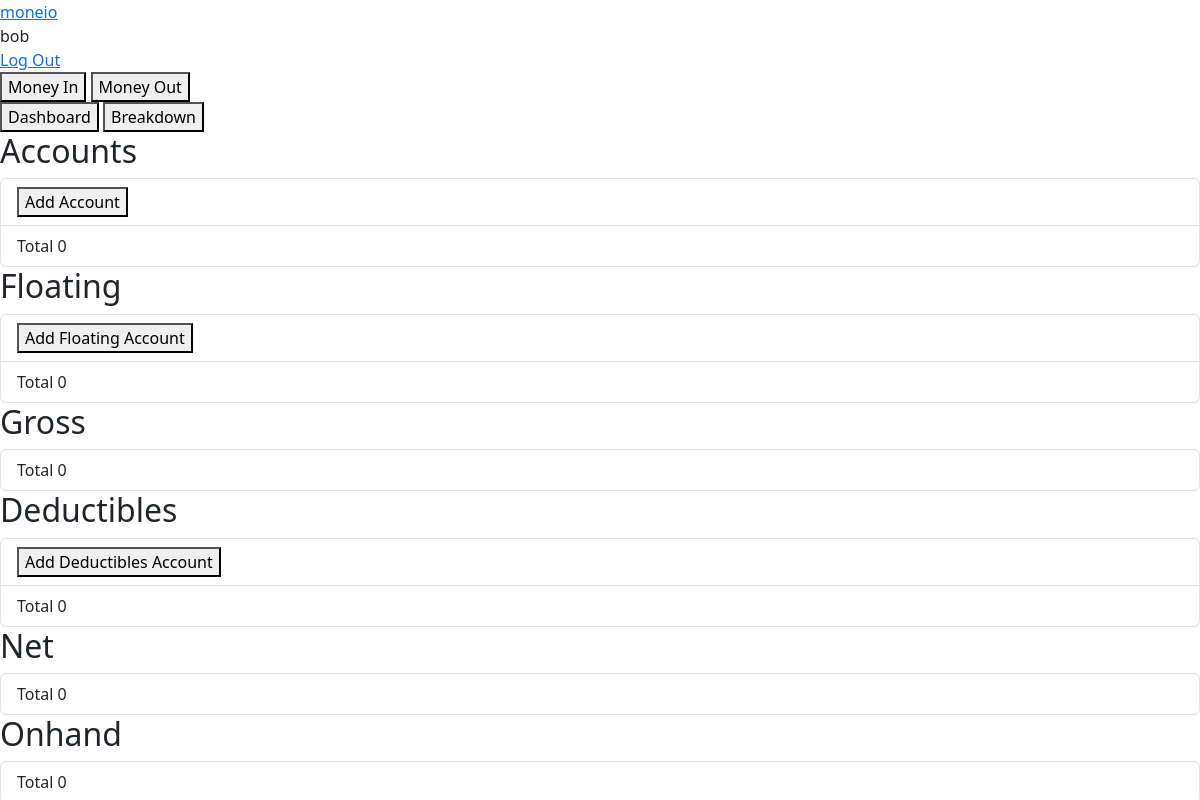
Page / (signed in) on the earlier database version.
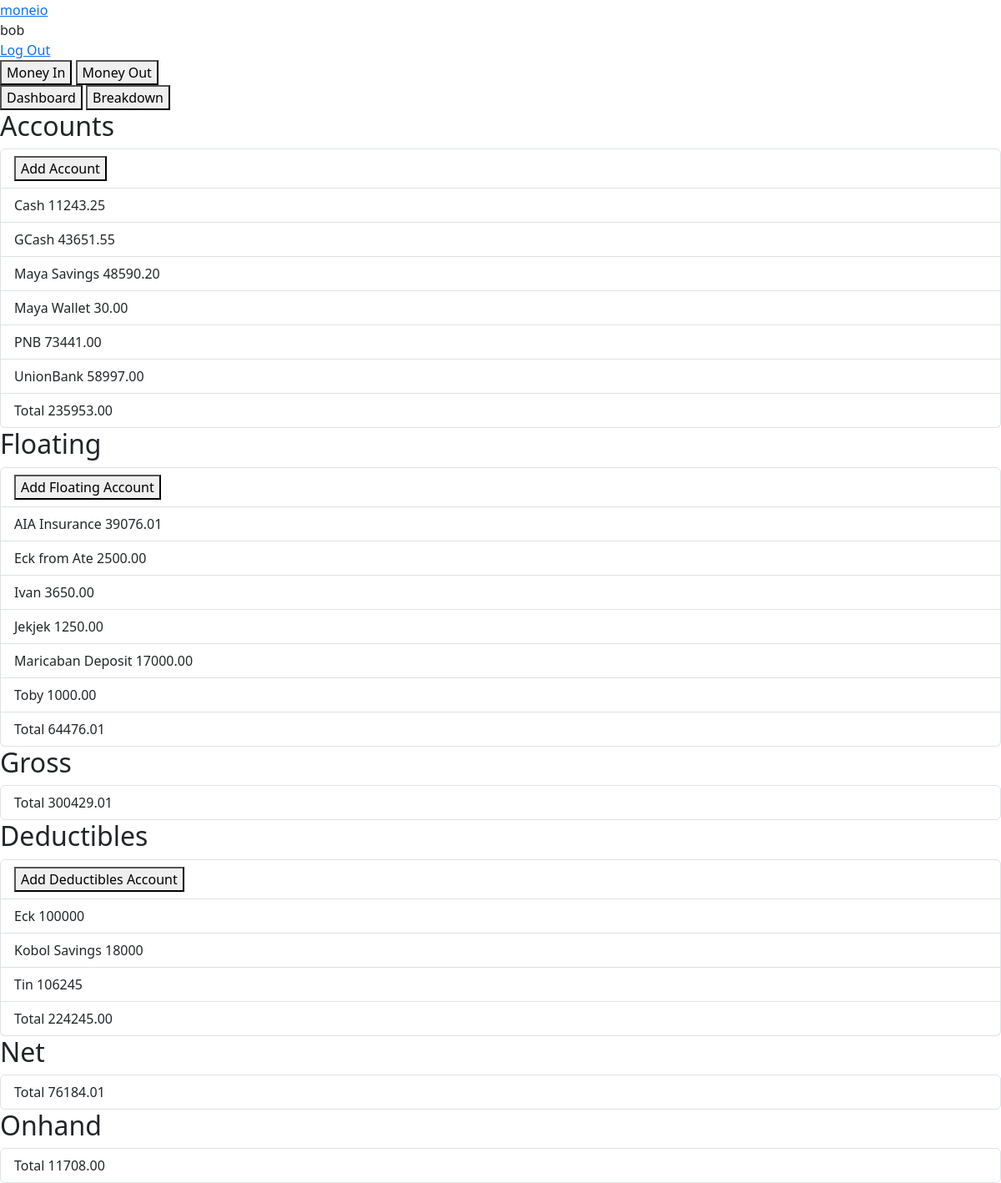
Same page on the later database version.
### moneio/models.py (models this page shows, shortened)
class User(AbstractUser):
  pass

class Account(models.Model):
  user = models.ForeignKey(User, on_delete=models.CASCADE, related_name="account_user")
  name = models.CharField(max_length=255)
  initial_balance = models.DecimalField(max_digits=12, decimal_places=2)
  initial_balance_date = models.DateField()
  is_floating = models.BooleanField()
  def serialize(self):
    return {
      "name": self.name,
      "balance": self.initial_balance,
      "date": self.initial_balance_date.strftime("%e %B %Y"),
      "is_floating": self.is_floating,
    }

### moneio/views.py (the view)
# urls.py: path("", views.index, name="index"),
  def views(request):
    if request.user.is_authenticated:
      accounts = Account.objects.filter(user = request.user).order_by("name")
      breakdowns = MoneyInOut.objects.filter(user = request.user).order_by("-date")
      accounts = [account.serialize() for account in accounts]
      breakdowns = [breakdown.serialize() for breakdown in breakdowns]
      for breakdown in breakdowns:
        for account in accounts:
          if account["name"] == breakdown["account"]:
            account["balance"] += breakdown["price"]
      current_total_balance = 0
      current_total_floating = 0
      current_total_deductibles = 0
      for account in accounts:
        if account["is_floating"]:
          if account["balance"] >= 0:
            current_total_floating += account["balance"]
          else:
            current_total_deductibles += account["balance"]
        else:
          current_total_balance += account["balance"]
      current_total_deductibles = current_total_deductibles * (-1)
      current_total_gross = current_total_balance + current_total_floating
      current_total_net = current_total_gross - current_total_deductibles
      current_total_onhand = current_total_net - current_total_floating
      return render(request, "moneio/index.html", {
        "data": {
          "accounts": accounts,
          "breakdowns": breakdowns,
          "current_total_balance": current_total_balance,
          "current_total_floating": current_total_floating,
          "current_total_gross": current_total_gross,
          "current_total_deductibles": current_total_deductibles,
          "current_total_net": current_total_net,
          "current_total_onhand": current_total_onhand,
        },
      })
    return func(request)

### moneio/templates/moneio/index.html (shortened to what this page needs)
{% extends "moneio/layout.html" %}
{% load static %}
{% block body %}
  <div id="defaultView">
    <div>
      <button id="moneyInBtn">Money In</button>
      <button id="moneyOutBtn">Money Out</button>
    </div>
    <div>
      <button id="dashboardBtn">Dashboard</button>
      <button id="breakdownBtn">Breakdown</button>
    </div>
    <div id="dashboardView">
      <div>
        <h2>Accounts</h2>
        <ul class="list-group">
          <li class="list-group-item">
            <button id="addAccountBtn">Add Account</button>
          </li>
          {% for account in data.accounts %}
            {% if not account.is_floating %}
              <li class="list-group-item">
                <span>{{ account.name }}</span>
                <span>{{ account.balance }}</span>
              </li>
            {% endif %}
          {% endfor %}
          <li class="list-group-item">
            <span>Total</span>
            <span>{{ data.current_total_balance }}</span>
          </li>
        </ul>
      </div>
      <div>
        <h2>Floating</h2>
        <ul class="list-group">
          <li class="list-group-item">
            <button id="addFloatingBtn">Add Floating Account</button>
          </li>
          {% for account in data.accounts %}
            {% if account.is_floating and account.balance >= 0 %}
              <li class="list-group-item">
                <span>{{ account.name }}</span>
                <span>{{ account.balance }}</span>
              </li>
            {% endif %}
          {% endfor %}
          <li class="list-group-item">
            <span>Total</span>
            <span>{{ data.current_total_floating }}</span>
          </li>
        </ul>
      </div>
      <div>
        <h2>Gross</h2>
        <ul class="list-group">
          <li class="list-group-item">
            <span>Total</span>
            <span>{{ data.current_total_gross }}</span>
          </li>
        </ul>
      </div>
      <div>
        <h2>Deductibles</h2>
        <ul class="list-group">
          <li class="list-group-item">
            <button id="addDeductiblesBtn">Add Deductibles Account</button>
          </li>
          {% for account in data.accounts %}
            {% if account.is_floating and account.balance < 0 %}
              <li class="list-group-item">
                <span>{{ account.name }}</span>
                <span>{% widthratio account.balance 1 -1 %}</span>
              </li>
            {% endif %}
          {% endfor %}
          <li class="list-group-item">
            <span>Total</span>
            <span>{{ data.current_total_deductibles }}</span>
          </li>
        </ul>
      </div>
      <div>
        <h2>Net</h2>
        <ul class="list-group">
          <li class="list-group-item">
            <span>Total</span>
            <span>{{ data.current_total_net }}</span>
          </li>
        </ul>
      </div>
      <div>
        <h2>Onhand</h2>
        <ul class="list-group">
          <li class="list-group-item">
            <span>Total</span>
            <span>{{ data.current_total_onhand }}</span>
          </li>
        </ul>
      </div>
    </div>
  </div>
{% endblock %}

### moneio/templates/moneio/layout.html (shortened to what this page needs)
<!DOCTYPE html>
<html lang="en">
<head>
  <link href="https://cdn.jsdelivr.net/npm/bootstrap@5.3.2/dist/css/bootstrap.min.css" rel="stylesheet">
</head>
<body>
  <a href="{% url 'index' %}">moneio</a>
  {% if user.is_authenticated %}
    <div>{{ user.username }}</div>
    <div><a href="{% url 'logout' %}">Log Out</a></div>
  {% else %}
    <a href="{% url 'login' %}">Log In</a>
    <a href="{% url 'register' %}">Register</a>
  {% endif %}
  {% block body %}
  {% endblock %}
</body>
</html>

Differences in the rows shown:
added Account: name "Cash", balance "11243.25"
added Account: name "GCash", balance "43651.55"
added Account: name "Maya Savings", balance "48590.20"
added Account: name "Maya Wallet", balance "30.00"
added Account: name "PNB", balance "73441.00"
added Account: name "UnionBank", balance "58997.00"
added Account: name "AIA Insurance", balance "39076.01"
added Account: name "Eck from Ate", balance "2500.00"
added Account: name "Ivan", balance "3650.00"
added Account: name "Jekjek", balance "1250.00"
added Account: name "Maricaban Deposit", balance "17000.00"
added Account: name "Toby", balance "1000.00"
added Account: name "Eck", widthratioaccount.balance1-1 "100000"
added Account: name "Kobol Savings", widthratioaccount.balance1-1 "18000"
added Account: name "Tin", widthratioaccount.balance1-1 "106245"
Other differences:
{{ data.current_total_balance }}: "0" → "235953.00"
{{ data.current_total_floating }}: "0" → "64476.01"
{{ data.current_total_gross }}: "0" → "300429.01"
{{ data.current_total_deductibles }}: "0" → "224245.00"
{{ data.current_total_net }}: "0" → "76184.01"
{{ data.current_total_onhand }}: "0" → "11708.00"
